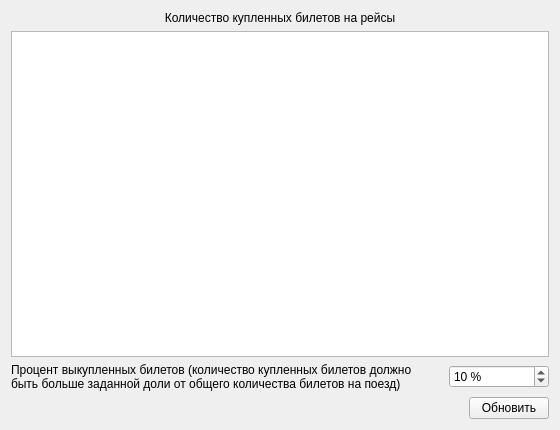
<?xml version="1.0" encoding="UTF-8"?>
<ui version="4.0">
 <class>GetScheduleTicketsAmount</class>
 <widget class="QWidget" name="GetScheduleTicketsAmount">
  <property name="geometry">
   <rect>
    <x>0</x>
    <y>0</y>
    <width>560</width>
    <height>430</height>
   </rect>
  </property>
  <property name="minimumSize">
   <size>
    <width>560</width>
    <height>430</height>
   </size>
  </property>
  <property name="maximumSize">
   <size>
    <width>560</width>
    <height>16777215</height>
   </size>
  </property>
  <property name="windowTitle">
   <string>Form</string>
  </property>
  <layout class="QHBoxLayout" name="horizontalLayout">
   <item>
    <layout class="QVBoxLayout" name="verticalLayout_2">
     <item>
      <widget class="QLabel" name="label_2">
       <property name="text">
        <string>Количество купленных билетов на рейсы</string>
       </property>
       <property name="alignment">
        <set>Qt::AlignCenter</set>
       </property>
      </widget>
     </item>
     <item>
      <widget class="QTableView" name="ticketAmountsTableView"/>
     </item>
     <item>
      <layout class="QHBoxLayout" name="horizontalLayout_3">
       <property name="spacing">
        <number>20</number>
       </property>
       <item>
        <widget class="QLabel" name="label_3">
         <property name="sizePolicy">
          <sizepolicy hsizetype="Preferred" vsizetype="Minimum">
           <horstretch>0</horstretch>
           <verstretch>0</verstretch>
          </sizepolicy>
         </property>
         <property name="text">
          <string>Процент выкупленных билетов (количество купленных билетов должно быть больше заданной доли от общего количества билетов на поезд)</string>
         </property>
         <property name="alignment">
          <set>Qt::AlignLeading|Qt::AlignLeft|Qt::AlignTop</set>
         </property>
         <property name="wordWrap">
          <bool>true</bool>
         </property>
        </widget>
       </item>
       <item>
        <widget class="QSpinBox" name="percentageSpinBox">
         <property name="minimumSize">
          <size>
           <width>50</width>
           <height>0</height>
          </size>
         </property>
         <property name="maximumSize">
          <size>
           <width>100</width>
           <height>16777215</height>
          </size>
         </property>
         <property name="suffix">
          <string> %</string>
         </property>
         <property name="maximum">
          <number>100</number>
         </property>
         <property name="singleStep">
          <number>10</number>
         </property>
         <property name="value">
          <number>10</number>
         </property>
         <property name="displayIntegerBase">
          <number>10</number>
         </property>
        </widget>
       </item>
      </layout>
     </item>
     <item>
      <layout class="QHBoxLayout" name="horizontalLayout_2">
       <item>
        <spacer name="horizontalSpacer_2">
         <property name="orientation">
          <enum>Qt::Horizontal</enum>
         </property>
         <property name="sizeHint" stdset="0">
          <size>
           <width>40</width>
           <height>20</height>
          </size>
         </property>
        </spacer>
       </item>
       <item>
        <widget class="QPushButton" name="updateTicketsTableViewButton">
         <property name="cursor">
          <cursorShape>PointingHandCursor</cursorShape>
         </property>
         <property name="text">
          <string>Обновить</string>
         </property>
        </widget>
       </item>
      </layout>
     </item>
    </layout>
   </item>
  </layout>
 </widget>
 <resources/>
 <connections/>
</ui>
